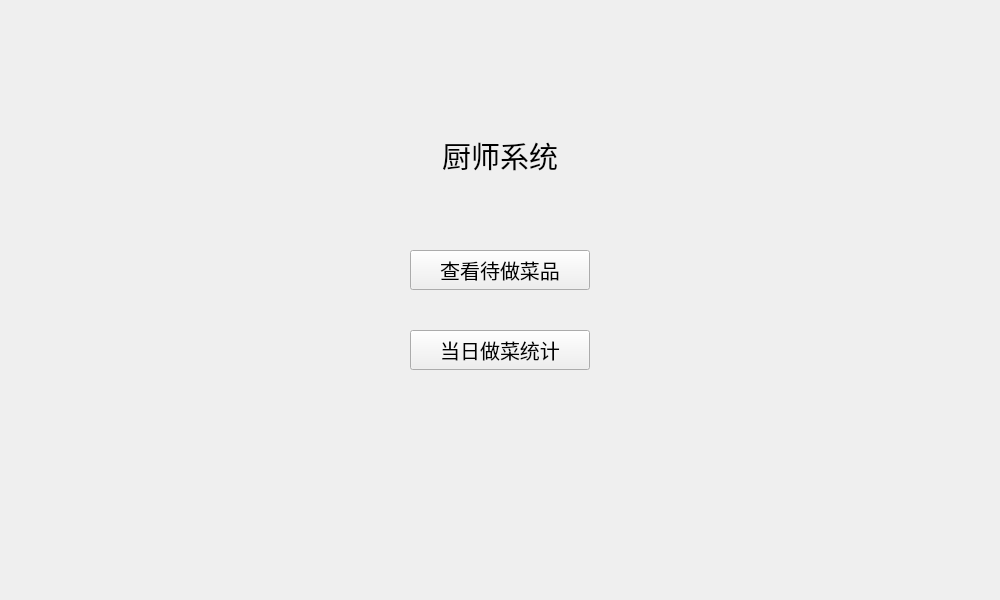
<?xml version="1.0" encoding="UTF-8"?>
<ui version="4.0">
 <class>chefpage</class>
 <widget class="QWidget" name="chefpage">
  <property name="geometry">
   <rect>
    <x>0</x>
    <y>0</y>
    <width>1000</width>
    <height>600</height>
   </rect>
  </property>
  <property name="windowTitle">
   <string>Form</string>
  </property>
  <widget class="QPushButton" name="dailyDishSummary">
   <property name="geometry">
    <rect>
     <x>410</x>
     <y>330</y>
     <width>180</width>
     <height>40</height>
    </rect>
   </property>
   <property name="font">
    <font>
     <family>黑体</family>
     <pointsize>15</pointsize>
    </font>
   </property>
   <property name="text">
    <string>当日做菜统计</string>
   </property>
  </widget>
  <widget class="QPushButton" name="viewPending">
   <property name="geometry">
    <rect>
     <x>410</x>
     <y>250</y>
     <width>180</width>
     <height>40</height>
    </rect>
   </property>
   <property name="font">
    <font>
     <family>黑体</family>
     <pointsize>15</pointsize>
    </font>
   </property>
   <property name="text">
    <string>查看待做菜品</string>
   </property>
  </widget>
  <widget class="QLabel" name="bar">
   <property name="geometry">
    <rect>
     <x>300</x>
     <y>130</y>
     <width>400</width>
     <height>50</height>
    </rect>
   </property>
   <property name="font">
    <font>
     <family>仿宋</family>
     <pointsize>22</pointsize>
    </font>
   </property>
   <property name="text">
    <string>厨师系统</string>
   </property>
   <property name="textFormat">
    <enum>Qt::TextFormat::AutoText</enum>
   </property>
   <property name="scaledContents">
    <bool>false</bool>
   </property>
   <property name="alignment">
    <set>Qt::AlignmentFlag::AlignCenter</set>
   </property>
   <property name="wordWrap">
    <bool>false</bool>
   </property>
  </widget>
 </widget>
 <resources/>
 <connections/>
</ui>
